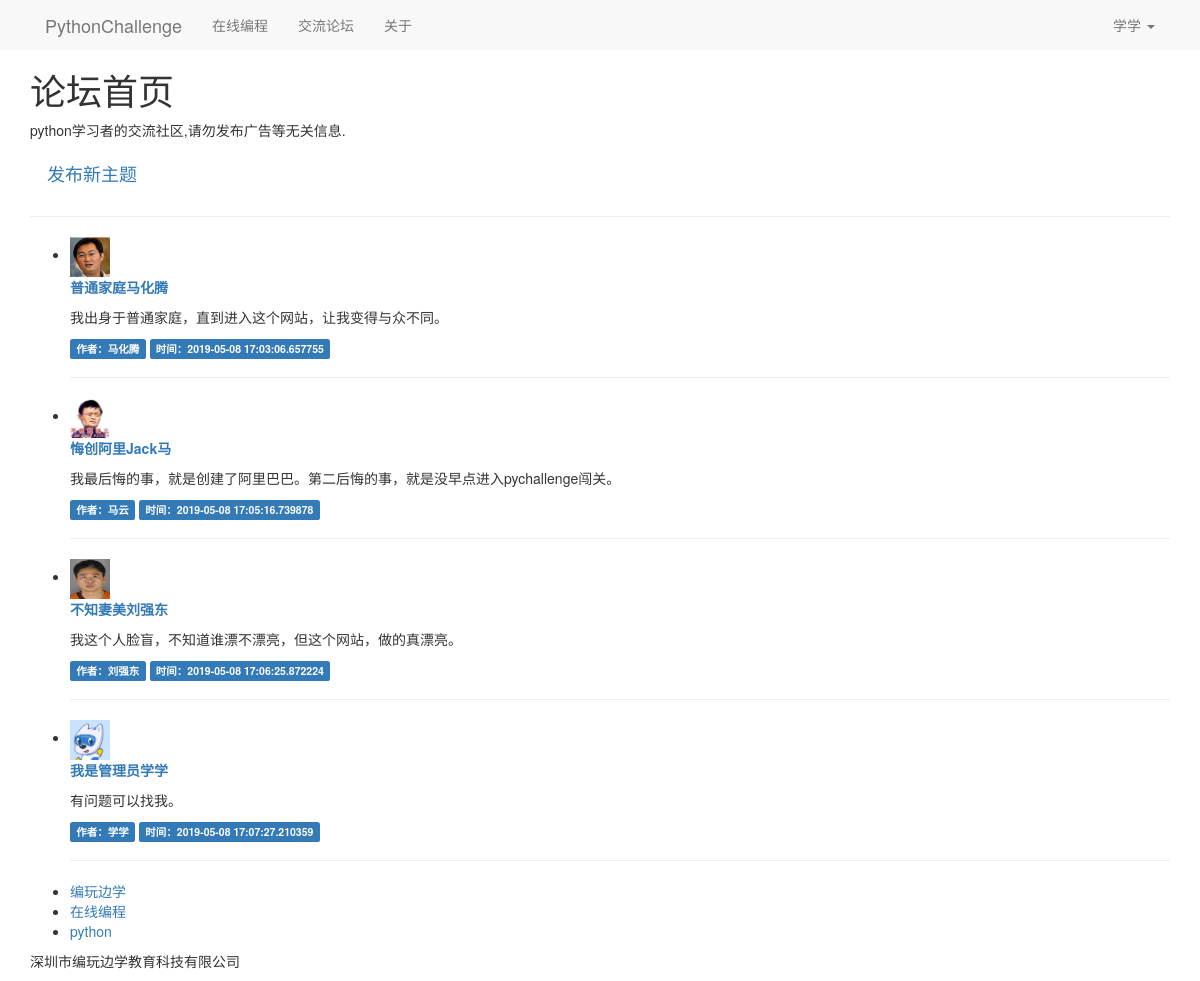
The app's page /forum_index (signed in) with its own data.
### main.py (models this page shows)
class User(db.Model):
    __tablename__ = 'users'
    id = db.Column(db.Integer, primary_key=True)
    username = db.Column(db.String(16), nullable=False, unique=True)
    password = db.Column(db.String(100), nullable=False)
    email = db.Column(db.String(64), nullable=True)
    address = db.Column(db.String(50), nullable=True)
    info = db.Column(db.String(100), nullable=True)
    stage = db.Column(db.Integer, default='0')
    real_avatar = db.Column(db.String(100), default='/static/avatar/code.png')

class Post(db.Model):
    __tablename__ = 'posts'
    id = db.Column(db.Integer, primary_key=True, autoincrement=True)
    title = db.Column(db.String(100), nullable=False)
    content = db.Column(db.Text, nullable=False)
    create_time = db.Column(db.DateTime, default=datetime.now)
    author_id = db.Column(db.Integer, db.ForeignKey('users.id'))
    author = db.relationship('User', backref=db.backref('posts'))

### main.py (the view)
@app.route('/forum_index')
def forum_index():
    posts = Post.query.all()
    return render_template('forum_index.html', posts=posts)

### main.py (called while the page is built)
@app.context_processor
def my_context_processor():
    user_id = session.get('user_id')
    if user_id:
        user = User.query.filter(User.id == user_id).first()
        if user:
            return {'um': user}
    return {}

### templates/forum_index.html (shortened to what this page needs)
{% extends "base.html" %}
{% block content %}
    <div class="bs-docs-header" id="content" tabindex="-1">
      <div class="container">
        <h1>论坛首页</h1>
        <p>python学习者的交流社区,请勿发布广告等无关信息.</p>
      </div>
    </div>
    <div class="container">
    <a href="{{ url_for('post') }}" class="btn btn-outline btn-lg">发布新主题</a>
        <hr>
        <ul class="posts">
            {% for post in posts %}
                <li class="post">
                    <div class="post-thumbnail">
                        <img style="width:40px;height:40px;" src="{{ post.author.real_avatar }}" alt=""
                             class="avatar">
                    </div>
                    <div class="post-content">
                        <div class="post-body">
                            <p span style="color:blue">
                                <b>
                                    <a href="{{ url_for('detail', post_id=post.id) }}">{{ post.title }}</a>
                                </b>
                            </p>
                            <p><span>{{ post.content }}</span></p>
                        </div>
                    </div>
                    <div class="post-footer">
                        {% if um %}
                            <a class="label label-primary"
                               href="{{ url_for('user_detail', user_id=post.author.id) }}"><span>作者：{{ post.author.username }}</span></a>
                        {% else %}
                            <span class="label label-primary">作者：{{ post.author.username }}</span>
                        {% endif %}
                        <span class="label label-primary">时间：{{ post.create_time }}</span>
                    </div>
                </li>
                <hr>
            {% endfor %}
        </ul>
    </div>
{% endblock %}

### templates/base.html (shortened to what this page needs)
<!DOCTYPE html>
<html lang="zh-CN">
<head>
    <link href="https://cdn.jsdelivr.net/npm/bootstrap@3.3.7/dist/css/bootstrap.min.css" rel="stylesheet">
    <link href="https://v3.bootcss.com//assets/css/docs.min.css" rel="stylesheet">
</head>
<body>
<nav class="nav navbar-default">
    <div class="container">
        <div class="navbar-header">
            <a class="navbar-brand" href="{{ url_for('index') }}">PythonChallenge</a>
        </div>
        <div class="collapse navbar-collapse" id="bs-example-navbar-collapse-1">
            <ul class="nav navbar-nav">
                <li ><a href="https://study.codepku.com/python/create_first"  target="_blank">在线编程</a>
                </li>
                {% if um %}
                    <li><a href="{{ url_for("forum_index") }}">交流论坛</a></li>
                {% else %}
                    <li><a href="{{ url_for("login") }}">交流论坛</a></li>
                {% endif %}
                <li ><a href="#">关于</a>
            </ul>
            <ul class="nav navbar-nav navbar-right">
                {% if um %}
                    <li class="dropdown">
                        <a href="#" class="dropdown-toggle" data-toggle="dropdown" role="button"
                           aria-haspopup="true" aria-expanded="false">{{ um.username }} <span class="caret"></span></a>
                    </li>
                {% else %}
                    <li><a href="{{ url_for('login') }}">登录</a></li>
                    <li><a href="{{ url_for('register') }}">注册</a></li>
                {% endif %}
            </ul>
        </div>
    </div>
</nav>
{% block content -%}
{%- endblock content %}
<footer class="bs-docs-footer">
  <div class="container">
    <ul class="bs-docs-footer-links">
      <li><a href="https://www.codepku.com">编玩边学</a></li>
      <li><a href="https://study.codepku.com/python/create_first">在线编程</a></li>
      <li><a href="http://www.python.org">python</a></li>
    </ul>
    <p>深圳市编玩边学教育科技有限公司</p>
  </div>
</footer>
</body>
</html>

### records on screen
User: username "学学"
Post: author.real_avatar (picture), title "普通家庭马化腾", content "我出身于普通家庭，直到进入这个网站，让我变得与众不同。", author.username "马化腾", create_time "2019-05-08 17:03:06.657755"
Post: author.real_avatar (picture), title "悔创阿里Jack马", content "我最后悔的事，就是创建了阿里巴巴。第二后悔的事，就是没早点进入pychallenge闯关。", author.username "马云", create_time "2019-05-08 17:05:16.739878"
Post: author.real_avatar (picture), title "不知妻美刘强东", content "我这个人脸盲，不知道谁漂不漂亮，但这个网站，做的真漂亮。", author.username "刘强东", create_time "2019-05-08 17:06:25.872224"
Post: author.real_avatar (picture), title "我是管理员学学", content "有问题可以找我。", author.username "学学", create_time "2019-05-08 17:07:27.210359"
